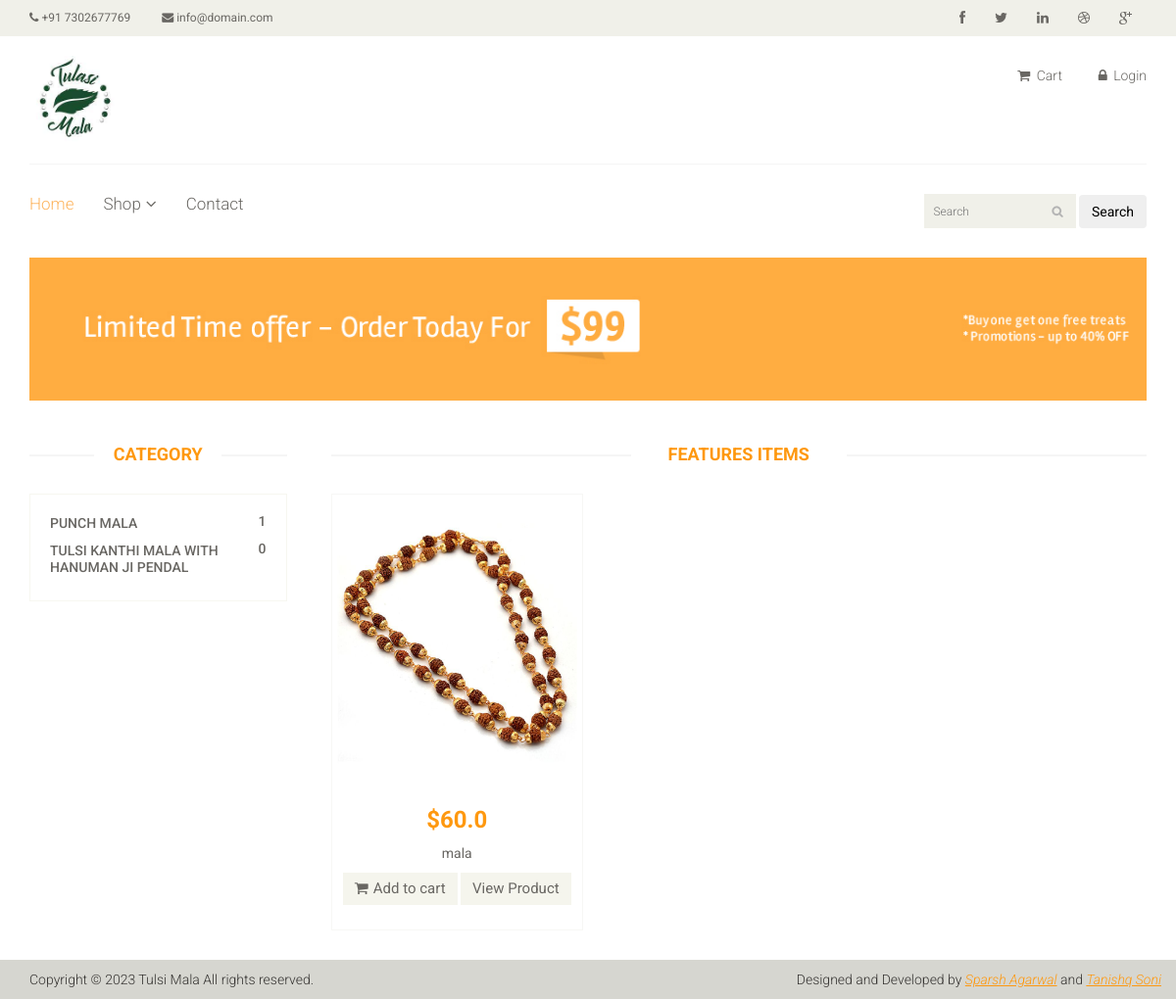
Page /shop on the earlier database version.
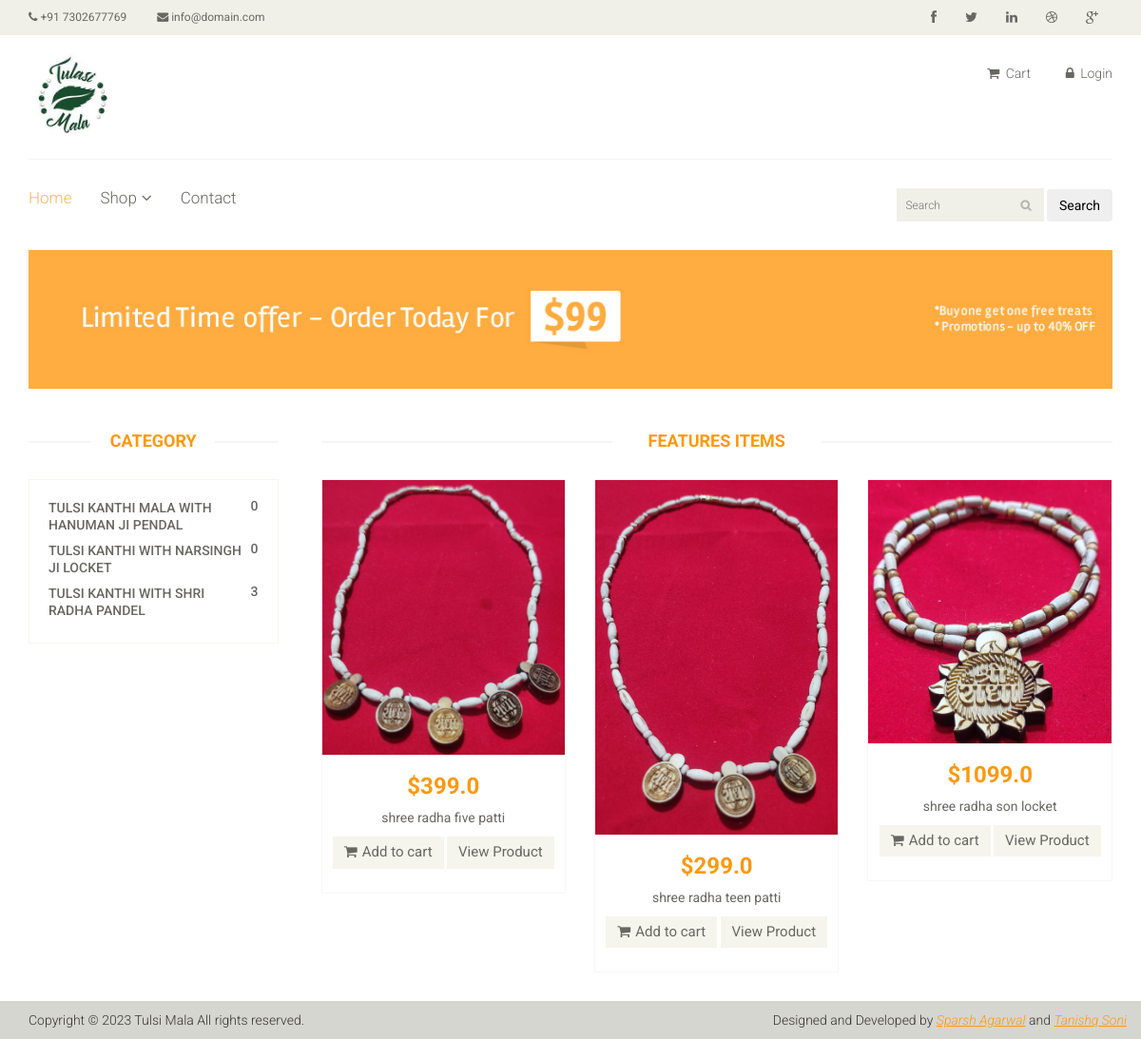
Same page on the later database version.
### core/models.py (models this page shows, shortened)
class Category(models.Model):
    category_name = models.CharField(max_length=1000)
    def product_count(self):
        return self.product_set.count()

class Product(models.Model):
    name = models.CharField(max_length=100)
    category = models.ForeignKey('Category', on_delete=models.CASCADE)
    slug = models.SlugField(unique=True, null=True, blank=True)
    desc = models.TextField()
    price = models.FloatField(default=0.0)
    product_available_count = models.IntegerField(default=0)
    img = models.ImageField(upload_to='images/')

### core/views.py (the view)
# urls.py: path('shop', views.shop, name='shop'),
def shop(request):
    products = Product.objects.all()
    categories = Category.objects.all()
    if (request.user.is_authenticated):
        len_of_cart = len(Cart.objects.filter(user=request.user))
        return render(request, "core/shop.html", {'len_of_cart': len_of_cart, 'products': products, 'categories': categories, })
    return render(request, "core/shop.html", {'products': products, 'categories': categories, })

### templates/core/shop.html (shortened to what this page needs)
{% extends './base.html' %}
{% load static %}
{% block start %}
	<section id="advertisement">
		<div class="container">
			<img src="images/shop/advertisement.jpg" alt="" />
		</div>
	</section>
	<section>
		<div class="container">
			<div class="row">
				<div class="col-sm-3">
					<div class="left-sidebar">
						<h2>Category</h2>
						<div class="panel-group category-products" id="accordian">
							<div class="panel panel-default">
								{% for cats in categories %}
								<div class="panel-heading">
									<h4 class="panel-title"><a href="/category/{{ cats.id }}"><span class="pull-right">{{ cats.product_count }}</span>{{cats.category_name}}</a></h4>
								</div>
								{% endfor %}
							</div>
						</div>
					</div>
				</div>
				<div class="col-sm-9 padding-right">
					<div class="features_items">
						<h2 class="title text-center">Features Items</h2>
						{% if category %}
							{% for item in products %}
								<div class="col-sm-4">
									<div class="product-image-wrapper">
										<div class="single-products">
											<div class="productinfo text-center">
												<img src="/media/{{item.img}}" alt="" />
												<h2>${{item.price}}</h2>
												<p>{{item.name}}</p>
												<a href="{% url 'add_to_cart' item.pk %}" class="btn btn-default add-to-cart"><i class="fa fa-shopping-cart"></i>Add to cart</a>
												<a href="{% url 'products' item.slug %}" class="btn btn-default add-to-cart"
												></i>View Product</a>
											  >
											</div>
											<div class="product-overlay">
												<div class="overlay-content">
													<h2>${{item.price}}</h2>
													<p>{{item.name}}</p>
													<a href="{% url 'add_to_cart' item.pk %}" class="btn btn-default add-to-cart"><i class="fa fa-shopping-cart"></i>Add to cart</a>
												<a href="{% url 'products' item.slug %}" class="btn btn-default add-to-cart"
												></i>View Product</a>
												</div>
											</div>
										</div>
									</div>
								</div>
							{% endfor %}
						{% else %}
							{% for item in products %}
								<div class="col-sm-4">
									<div class="product-image-wrapper">
										<div class="single-products">
											<div class="productinfo text-center">
												<img src="/media/{{item.img}}" alt="" />
												<h2>${{item.price}}</h2>
												<p>{{item.name}}</p>
												<a href="{% url 'add_to_cart' item.pk %}" class="btn btn-default add-to-cart"><i class="fa fa-shopping-cart"></i>Add to cart</a>
												<a href="{% url 'products' item.slug %}" class="btn btn-default add-to-cart"
												></i>View Product</a>
											</div>
											<div class="product-overlay">
												<div class="overlay-content">
												</div>
											</div>
										</div>
									</div>
								</div>
							{% endfor %}
						{% endif %}
						</div>
					</div>
				</div>
			</div>
	</section>
{% endblock %}

Differences in the rows shown:
removed Category: product_count "1", category_name "PUNCH MALA"
removed Product: img (picture), price "60.0", name "mala"
added Category: product_count "0", category_name "TULSI KANTHI WITH NARSINGH JI LOCKET"
added Category: product_count "3", category_name "TULSI KANTHI WITH SHRI RADHA PANDEL"
added Product: img (picture), price "399.0", name "shree radha five patti"
added Product: img (picture), price "299.0", name "shree radha teen patti"
added Product: img (picture), price "1099.0", name "shree radha son locket"
